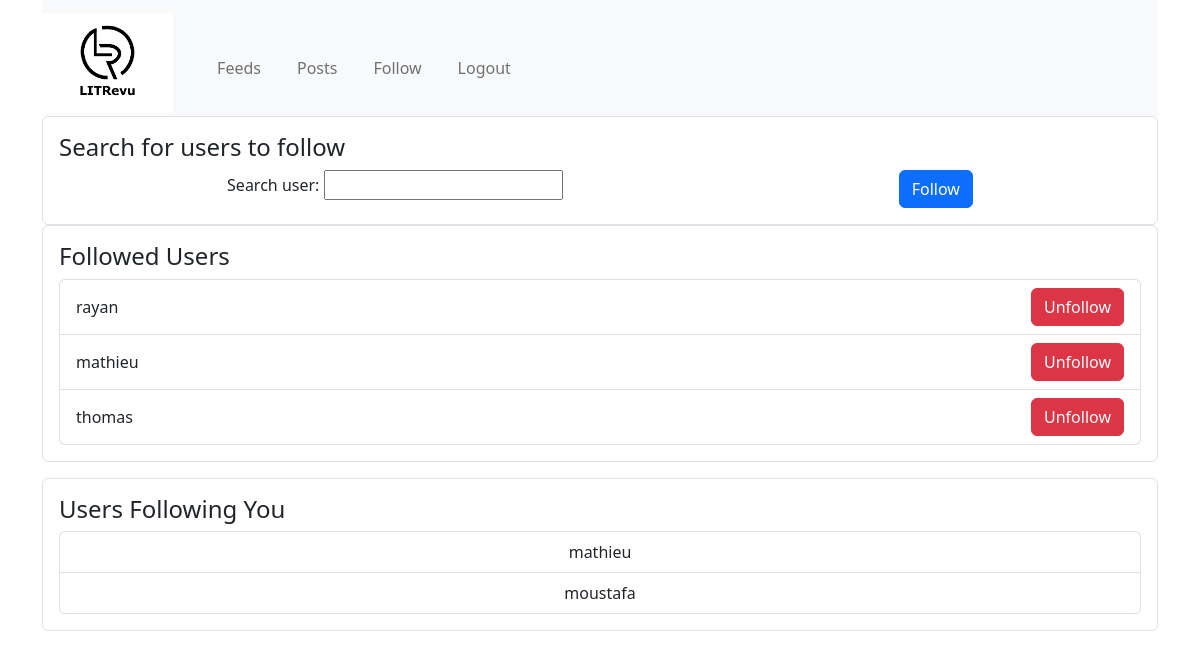
/follow/ (signed in), run on an earlier commit of the app's database.
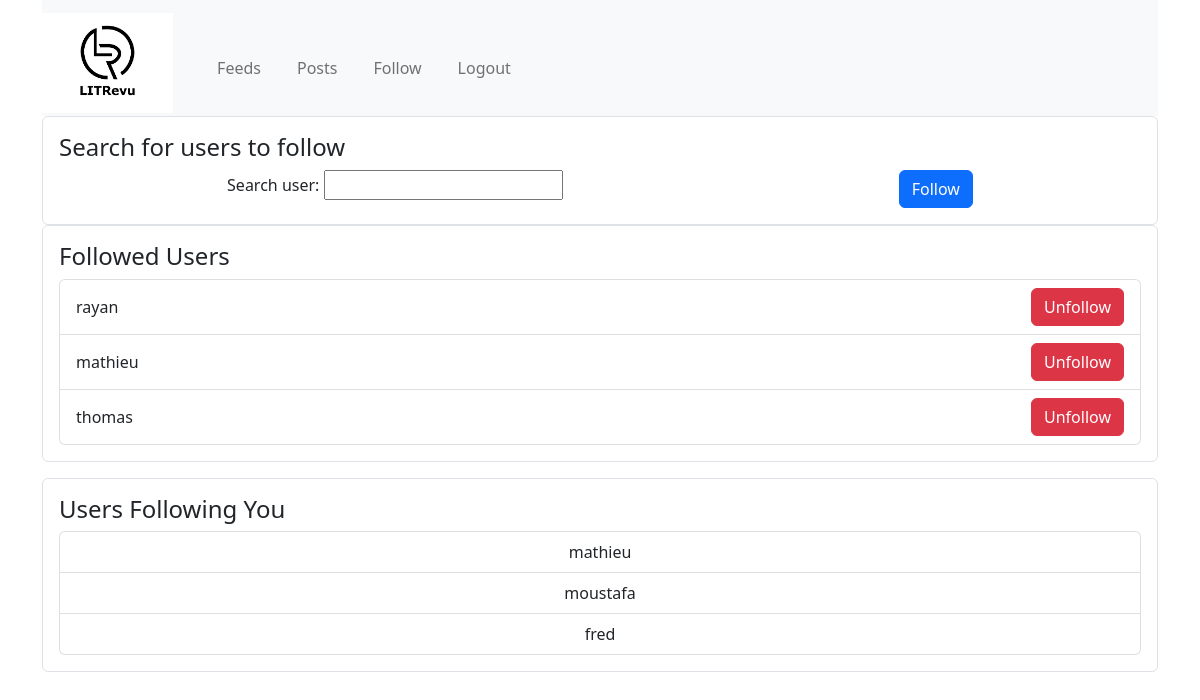
And on a later commit of the database.
### app/models.py (models this page shows)
class UserFollows(models.Model):
    user = models.ForeignKey(to=settings.AUTH_USER_MODEL, on_delete=models.CASCADE, related_name="following")
    followed_user = models.ForeignKey(
        to=settings.AUTH_USER_MODEL, on_delete=models.CASCADE, related_name="followed_by"
    )
    class Meta:
        unique_together = ('user', 'followed_user', )

class User(AbstractUser, PermissionsMixin):
    pass

### app/views.py (the view, shortened to what this page needs)
# urls.py: path('follow/', FollowView.as_view(), name='user-follow'),
class FollowView(LoginRequiredMixin, FormView):
    form_class = FollowUserForm
    template_name = 'user-follow.html'
    success_url = reverse_lazy('user-follow')
    model = UserFollows
    context_object_name = 'follow_data'
    def get_form_kwargs(self):
        kwargs = super().get_form_kwargs()
        kwargs['user'] = self.request.user
        return kwargs
    def get_context_data(self, *args, **kwargs):
        context = super().get_context_data(*args, **kwargs)
        followed_users = UserFollows.objects.filter(user=self.request.user)
        users_following = UserFollows.objects.filter(followed_user=self.request.user)
        context['followed_users'] = followed_users
        context['users_following'] = users_following
        return context

### app/forms.py (shortened to what this page needs)
class FollowUserForm(forms.Form):
    follow_username = forms.CharField(max_length=150, required=True)
    def __init__(self, *args, **kwargs):
        self.user = kwargs.pop('user')
        super().__init__(*args, **kwargs)

### app/templates/user-follow.html (shortened to what this page needs)
{% extends "base.html" %}
{% block content %}
    <div class="follow-user border rounded p-3">
        <h4>Search for users to follow</h4>
        <form class="d-flex justify-content-center" method="post" action="{% url 'user-follow' %}">
            <div class="form-group mx-auto">
                <label for="id_follow_username">Search user:</label>
                {{ form.follow_username }}
            </div>
            <button type="submit" class="btn btn-primary mx-auto">Follow</button>
        </form>
    </div>
    <div class="followed-users border rounded p-3">
        <h4>Followed Users</h4>
        <ul class="list-group">
            {% for user_follow in followed_users %}
                <li class="list-group-item d-flex justify-content-between align-items-center">
                    {{ user_follow.followed_user.username }}
                    <a href="{% url 'user-unfollow' user_follow.pk %}" class="btn btn-danger">Unfollow</a>
                </li>
            {% endfor %}
        </ul>
    </div>
    <div class="users-following border rounded p-3 mt-3">
        <h4>Users Following You</h4>
        <ul class="list-group">
            {% for user_follow in users_following %}
                <li class="list-group-item d-flex justify-content-center">
                    {{ user_follow.user.username }}
                </li>
            {% endfor %}
        </ul>
    </div>
{% endblock %}

What changed in the data, as far as the page shows it:
added UserFollows: user.username "fred", shown under "Users Following You"
